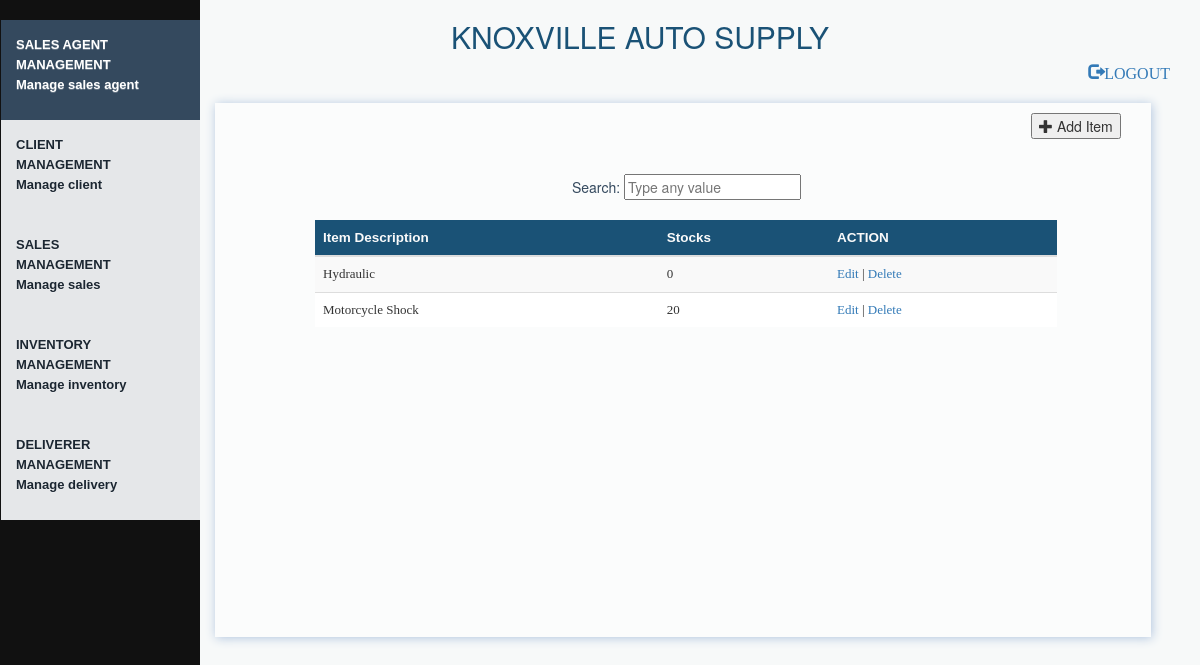
The app's page /index.php/knoxville/viewItems with its own data.
### tables this page shows
CREATE TABLE `item` (
  `itemID` int(11) NOT NULL,
  `item_desc` varchar(30) NOT NULL,
  `stocks` int(11) NOT NULL DEFAULT '0'
);

### application/controllers/knoxville.php (called while the page is built, shortened)
<?php
class Knoxville extends CI_Controller {
    public function __construct(){
        $this->load->model('client_model','Client');
        $this->load->model('sales_agent_model','SalesAgent');
		$this->load->model('order_model','Order');
		$this->load->model('item_model','Item');
		$this->load->model('transaction_model','Transaction');
		$this->load->model('deliverer_model','Deliverer');
		$this->load->model('shipment_model','Shipment');
		$this->load->model('shipment_status_model','ShipStatus');
    }
    public function viewItems(){
        $result_array = $this->Item->read();
        $data['item'] = $result_array;
		$header_data['title'] = "View Inventory";
		$this->load->view('include/header',$header_data);
        $this->load->view('item_view',$data);
    }
}

### index.php (called while the page is built, shortened)
<?php
require_once BASEPATH.'core/CodeIgniter.php';

### application/models/item_model.php (called while the page is built, shortened)
<?php
class Item_model extends CI_Model {
    private $table = 'item';
    function read($condition=null){
        $this->db->select('*');
        $this->db->from($this->table);
        $query = $this->db->get();
        if($query->num_rows()>0)
            return $query->result_array();
        else
            return false;
    }
}
?>

### application/views/item_view.php (the view, shortened to what this page needs)
<!DOCTYPE html>
<div class="tab-content">
<div class="card-body" style="padding: 10px;">
	<button data-toggle="modal" data-target="#squarespaceModal" style="margin-left: 88%;"><span class="glyphicon glyphicon-plus"> </span>&nbsp;Add Item</button>
	<div class="search1">
		Search: <input type="text" id="myInput" onkeyup="Item()" placeholder="Type any value" title="Type ANY value">
	</div>
        <div class="table-responsive table" id="myTable">
            <table class="table table-striped">
                <thead>
                    <tr id="trHead">
						<th>Item Description</th>
						<th>Stocks</th>
						<th>ACTION</th>
					</tr>
				</thead>
			<tbody>
				<?php
                if($item != false){
					foreach($item as $c){
						echo "<tr><td>".$c['item_desc']."</td><td>".$c['stocks']
						.'</td><td><a href="'.base_url('knoxville/updateItem/'.$c['itemID']).'">Edit</a> | <a href="'.base_url('knoxville/delItem/'.$c['itemID']).'">Delete</a></td></tr>';
					}
                }
				?>
			</tbody>
		</table>
    </div>
</div>
</div>
</div>
</body>
</html>

### assets/css/MyCSS.css (style rules this page uses)
body { background-color: #F7F9F9; }
.tab-content { margin-left: 200px; width: 80%; background-color: #FBFCFC; box-shadow: 1px 1px 10px #B0C4DE; }
.table { margin: 10px 45px 150px; width:90%; max-height: 700px; overflow: scroll; }
.search1 { color: #34495E; float: right; margin-right: 340px; margin-top: 35px; margin-bottom: 10px; }
tr#trHead { font-family: sans-serif; font-weight: bold; font-size: 13.5px; color:#FAFAFA; background-color: #1A5276; }
tbody { font-family: verdana; font-size: 13px; }

### records on screen
item: item_desc "Hydraulic", stocks "0"
item: item_desc "Motorcycle Shock", stocks "20"
